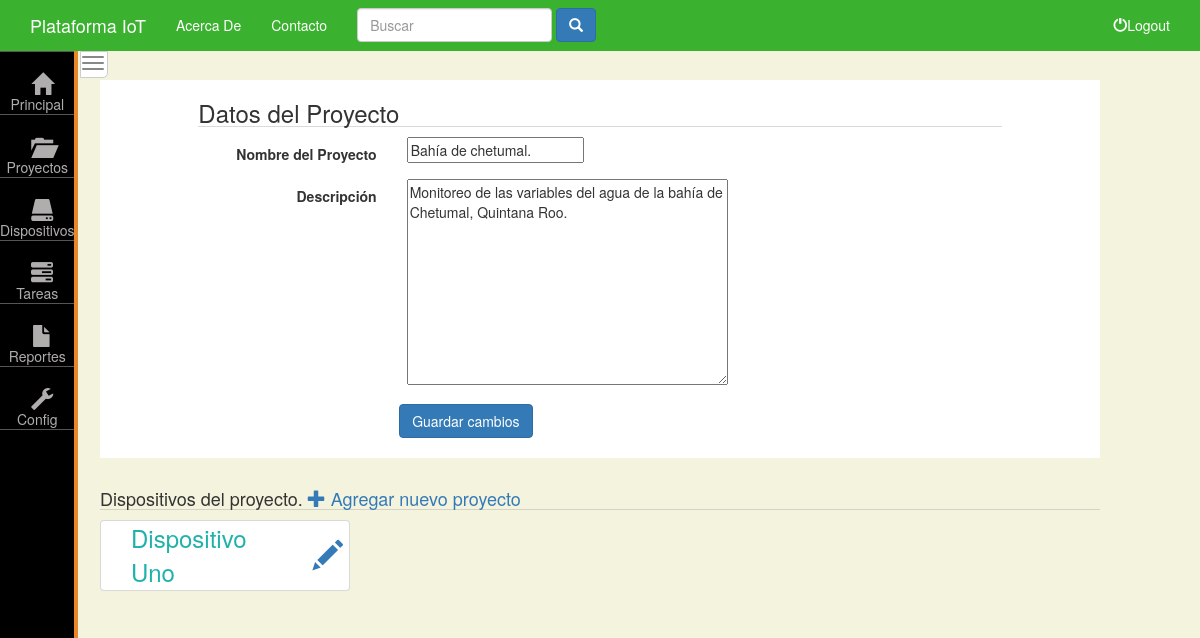
The page /dashboard/proyectos/1 (signed in) on the database its author committed.
### dashboard/models.py (models this page shows, shortened)
class Proyecto(models.Model):
    nombre_de_proyecto = models.CharField( max_length = 80)
    descripcion = models.TextField()

class Dispositivo(models.Model):
    nombre_de_dispositivo = models.CharField(max_length = 80)
    descripcion = models.TextField()
    tipo = models.CharField(max_length=40)
    latitud = models.FloatField()
    longitud = models.FloatField()
    esta_habilitado = models.BooleanField(default = True)
    fecha_creacion = models.DateTimeField( auto_now_add=True )
    proyecto = models.ForeignKey(Proyecto, default = 1)
    def __str__(self):
        return self.nombre_de_dispositivo

### dashboard/views.py (the view)
# urls.py: url(r'^proyectos/([0-9]+)$', views.detalleProyecto, name = 'detalle-proyecto'),
@login_required(login_url = 'cuentas:login')
def detalleProyecto(request, id_proyecto):
    proyecto = get_object_or_404(Proyecto, id=id_proyecto)
    form = formProyecto(instance=proyecto)
    formDisp = formDispositivo( initial={'proyecto':str(proyecto.id)}, hide=['proyecto'])
    context= {
        'form':form,
        'formDisp': formDisp,
        'proyecto': proyecto
    }
    return render(request, 'dashboard/detalle-proyecto.html', context)

### dashboard/forms.py
class formProyecto(forms.ModelForm):
    class Meta:
        model = Proyecto
        fields = '__all__'
        labels = {
            'nombre_de_proyecto': 'Nombre del Proyecto',
            'descripcion': 'Descripción',
        }

class formDispositivo(forms.ModelForm):
    class Meta:
        model = Dispositivo
        fields = '__all__'
        labels = {
            'nombre_de_dispositivo': 'Nombre del Dispositivo',
            'descripcion' : 'Descripción',
            'esta_habilitado' : 'Habilitado',
            'fecha_creacion' : 'Fecha de Creación',
        }
    def __init__(self, *args, **kwargs):
        from django.forms.widgets import HiddenInput
        hide = kwargs.pop('hide',None)
        super(formDispositivo, self).__init__(*args, **kwargs)
        if hide:
            for field in hide:
                self.fields[field].widget = HiddenInput()

### templates/dashboard/detalle-proyecto.html (shortened to what this page needs)
{% extends 'dashboard/base.html' %}
{% load staticfiles %}
{% block dashboard_body %}
        <section class="row bg-blanco">
            <div class="col-sm-10 col-sm-offset-1">
                <h3 class="section-title">Datos del Proyecto</h3>
                <form action="{%url 'dashboard:modificar-proyecto' proyecto.id%}" method="post" class="form-horizontal">
                    {% include "dashboard/form_template.html" %}
                    <div class="col-sm-offset-3">
                        <button type="submit" class="btn btn-primary">Guardar cambios</button>
                    </div>
                </form>
                <br>
            </div>
        </section>
        <section class="row">
            <h4 class="section-title">Dispositivos del proyecto.
                <a  data-toggle="modal" data-target="#myModal">
                    <span class="glyphicon glyphicon-plus"></span> Agregar nuevo proyecto
                </a>
            </h4>
            {% for dispositivo in proyecto.dispositivo_set.all %}
            <div class="bg-blanco col-sm-3 activity-label ">
                <div class="actibity-label-title color-lightseagreen col-sm-10">
                        {{dispositivo}}
                </div>
                <div class="activity-label-icon col-sm-2">
                    <a href="{% url 'dashboard:detalle-dispositivo' dispositivo.id %}"><span class="glyphicon glyphicon-pencil"></span></a>
                </div>
            </div>
            {% endfor %}
        </section>
{% endblock %}

### templates/dashboard/form_template.html
{% for field in form  %}
    <div class="form-group">
        <label for="{{ field.id_for_label}}" class=" col-sm-3 control-label text-right">{{field.label}}</field-label></label>
        <div class="col-sm-9">
            {{field}}
        </div>
    </div>
{% endfor %}

### static/css/plataforma-main.css (style rules this page uses)
body { background-color: #fff; }
.section-title { border-bottom: 0.7px #b4b3b380 solid }

### static/css/colores.css (style rules this page uses)
.bg-blanco { background-color: #fff; color: #333 }
.color-lightseagreen { color:#20B2AA }

### static/css/plataforma.css (style rules this page uses)
body { background-color: #f3f3de; }
.row { margin-top:20px; }
.col-lg-1, .col-lg-10, .col-lg-11, .col-lg-12, .col-lg-2, .col-lg-3, .col-lg-4, .col-lg-5, .col-lg-6, .col-lg-7, .col-lg-8, .col-lg-9, .col-md-1, .col-md-10, .col-md-11, .col-md-12, .col-md-2, .col-md-3, .col-md-4, .col-md-5, .col-md-6, .col-md-7, .col-md-8, .col-md-9, .col-sm-1, .col-sm-10, .col-sm-11, .col-sm-12, .col-sm-2, .col-sm-3, .col-sm-4, .col-sm-5, .col-sm-6, .col-sm-7, .col-sm-8, .col-sm-9, .col-xs-1, .col-xs-10, .col-xs-11, .col-xs-12, .col-xs-2, .col-xs-3, .col-xs-4, .col-xs-5, .col-xs-6, .col-xs-7, .col-xs-8, .col-xs-9 { position: static; }
.activity-label { font-size: 24px; margin-right: 20px; border-radius: 4px; border: #b4b3b380 solid 0.5px }
.activity-label .activity-label-icon { font-size: 30px; color: #777575; padding-top: 15px; }

### rows shown on the page
Proyecto: form "Bahía de chetumal." "Monitoreo de las variables del agua de la bahía de Chetumal, Quintana Roo."
Dispositivo: nombre_de_dispositivo "Dispositivo Uno"

### other values the page prints
{{ field.label }} "Nombre del Proyecto" "Descripción"
